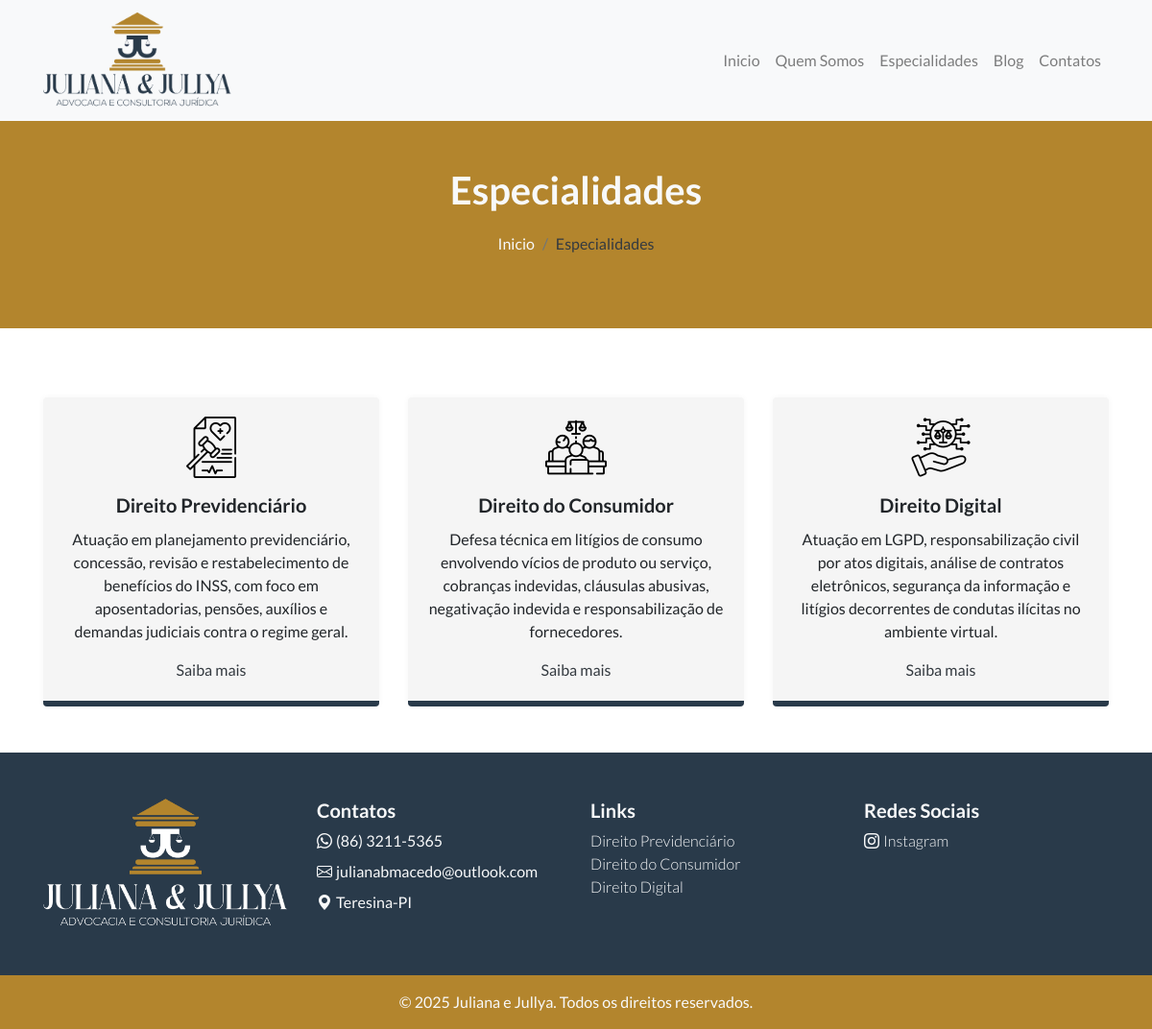
The page /especialidades/ on the database its author committed.
### website/models.py (models this page shows, shortened)
class Especialidades(models.Model):
    id = models.AutoField(primary_key=True)
    icone = models.ImageField(upload_to='media/icones/', blank=True, null=True)
    nome_especialidade = models.CharField(max_length=100, blank=True,null=True)
    slug = AutoSlugField(populate_from='nome_especialidade', unique=True, null=True, blank=True)
    descricao_especialidade = HTMLField()  # TinyMCE será aplicado aqui
    resumo_especialidade = models.CharField(max_length=255, blank=True, null=True)
    class Meta:
        verbose_name = "Especialidade"
        verbose_name_plural = "Especialidades"

### website/views.py (the view)
# urls.py: path('especialidades/', EspecialidadesListView.as_view(), name="especialidades"),
class EspecialidadesListView(ContextoPadraoMixin, ListView):
    model = Especialidades
    template_name = 'especialidades.html'

### website/views.py (called while the page is built)
    def get_context_data(self, **kwargs):
        context = super().get_context_data(**kwargs)
        context['especialidade_list'] = Especialidades.objects.all()
        context['equipe_list'] = Equipe.objects.all()
        context['categoria_list'] = Categoria.objects.all()
        return context

### website/templates/especialidades.html (shortened to what this page needs)
{% extends "base.html" %}
{% load static %}
{% block content %}
<div class="py-5 mb-4 bg-breadcrumb text-light">
  <div class="container">
    <div class="row">
      <div class="col-lg-12 text-center">
        <h1 class="font-weight-bold">Especialidades</h1>
        <nav aria-label="breadcrumb">
          <ol class="breadcrumb bg-transparent text-center justify-content-center">
            <li class="breadcrumb-item"><a href="{% url 'home' %}" class="text-light">Inicio</a></li>
            <li class="breadcrumb-item active text-dark" aria-current="page">Especialidades</li>
          </ol>
        </nav>
      </div>
    </div>
  </div>
</div>
<section class="py-5">
  <div class="container">
    <div class="row">
      {% if especialidade_list %}
      {% for especialidade in especialidade_list %}
      <div class="col-sm-4 text-center">
        <div class="card service-card">
            <div class="card-body">
            {% if especialidade.icone %}
            <img class="mb-3" src="{{ especialidade.icone.url }}" alt="{{ especialidade.nome_especialidade }}">
            {% endif %}
            <h5 class="card-title font-weight-bold">{{ especialidade.nome_especialidade }}</h5>
            <p class="card-text">{{ especialidade.resumo_especialidade }}</p>
            <a href="{% url 'especialidade_detail' especialidade.slug %}" class="card-link text-dark">Saiba mais</a>
          </div>
        </div>
      </div>
      {% endfor %}
      {% else %}
      <p>Sem cadastros de Especialidades.</p>
      {% endif %}
    </div>
  </div>
</section>
    {% endblock %}

### website/templates/base.html (shortened to what this page needs)
{% load static %}
<!DOCTYPE html>
<html lang="pt-br">
<head>
    <link href="https://cdn.jsdelivr.net/npm/bootstrap-icons@1.11.1/font/bootstrap-icons.css" rel="stylesheet">
    <link rel="stylesheet" href="https://stackpath.bootstrapcdn.com/bootstrap/4.1.3/css/bootstrap.min.css">
    <link href="{% static '/css/styles.css' %}" rel="stylesheet">
</head>
<body>
<header>
  <nav class="navbar navbar-expand-lg navbar-light bg-light">
        <div class="container">
        <a class="navbar-brand" href="{% url 'home' %}">
          <img class="logo-site img-fluid" src="/media/website/logo-black.png" alt="Juliana Macedo e Jullya Macedo - Advogadas Associadas">
        </a>
        <div class="collapse navbar-collapse" id="conteudoNavbarSuportado">
          <ul class="navbar-nav ml-auto">
            <li class="nav-item">
              <a class="nav-link" href="{% url 'home' %}">Inicio</a>
            </li>
            <li class="nav-item">
              <a class="nav-link" href="{% url 'sobre' %}">Quem Somos</a>
            </li>
            <li class="nav-item">
              <a class="nav-link" href="{% url 'especialidades' %}">Especialidades</a>
            </li>
            <li class="nav-item">
              <a class="nav-link" href="{% url 'blog' %}">Blog</a>
            </li>
            <li class="nav-item">
              <a class="nav-link" href="{% url 'contatos' %}">Contatos</a>
            </li>
          </ul>
        </div>
      </div>
  </nav>
</header>
<main>
  {% block content %}
  {% endblock %}
</main>
<footer>
<div class="footer-site py-5">
  <div class="container">
    <div class="row">
<div class="col-lg-3">
  <img class="img-fluid" src="/media/website/logo-white.png" alt="">
</div>
<div class="col-lg-3">
  <h5 class="font-weight-bold text-light sec-title">Contatos</h5>
  <div class="d-flex align-items-center text-light mb-2">
    <i class="bi bi-whatsapp mr-1"></i>
    <span>(86) 3211-5365</span>
  </div>
  <div class="d-flex align-items-center text-light mb-2">
    <i class="bi bi-envelope mr-1"></i>
    <span>julianabmacedo@outlook.com</span>
  </div>
  <div class="d-flex align-items-center text-light mb-2">
    <i class="bi bi-geo-alt-fill mr-1"></i>
    <span>Teresina-PI</span>
  </div>
</div>
<div class="col-lg-3">
  <h5 class="font-weight-bold text-light sec-title">Links</h5>
  <ul class="nav flex-column">
    {% for especialidade in especialidade_list %}
    <li class="nav-item">
      <a href="{% url 'especialidade_detail' especialidade.slug %}" class="link text-light lato-light">
        {{ especialidade.nome_especialidade }}
      </a>
      {% endfor %}
    </li>
   </ul>
</div>
<div class="col-lg-3">
  <h5 class="font-weight-bold text-light sec-title">Redes Sociais</h5>
  <div class="d-flex align-items-center text-light mb-2">
    <i class="bi bi-instagram mr-1"></i>
    <span class="lato-light">Instagram</span>
  </div>
</div>
</div>
</div>
</div>
<div class="footer-end py-3 mb-0">
  <div class="container">
    <div class="row">
      <div class="col-lg-12 text-light text-center">
        <p class="mb-0">&copy; 2025 Juliana e Jullya. Todos os direitos reservados.</p>
      </div>
    </div>
  </div>
</div>
</footer>
</body>
</html>

### static/css/styles.css (style rules this page uses)
:root { --bs-body-font-family:"Lato", sans-serif; }
.lato-light { font-family: "Lato", sans-serif; font-weight: 300; font-style: normal; }
body { font-family: var(--bs-body-font-family); font-optical-sizing: auto; font-style: normal; background-color: transparent; text-rendering: optimizeLegibility; -webkit-font-smoothing: antialiased; -moz-osx-font-smoothing: grayscale; transform: none; }
img.logo-site { height: 100px; }
.service-card { position: relative; box-shadow: 0 0 6px rgba(0, 0, 0, .04); background-color: #f5f5f5; border-bottom: 6px solid #293A4A; border-top: 0px; border-left: 0px; border-right: 0px; transition: all 0.3s ease-in-out; }
.footer-site { background-color: #293A4A; }
.footer-end { background-color: #B3852D; }
.bg-breadcrumb { background-color: #B3852D; }

### rows shown on the page
Especialidades: icone (picture), nome_especialidade "Direito Previdenciário", resumo_especialidade "Atuação em planejamento previdenciário, concessão, revisão e restabelecimento de benefícios do INSS, com foco em aposentadorias, pensões, auxílios e demandas judiciais contra o regime geral."
Especialidades: icone (picture), nome_especialidade "Direito do Consumidor", resumo_especialidade "Defesa técnica em litígios de consumo envolvendo vícios de produto ou serviço, cobranças indevidas, cláusulas abusivas, negativação indevida e responsabilização de fornecedores."
Especialidades: icone (picture), nome_especialidade "Direito Digital", resumo_especialidade "Atuação em LGPD, responsabilização civil por atos digitais, análise de contratos eletrônicos, segurança da informação e litígios decorrentes de condutas ilícitas no ambiente virtual."
